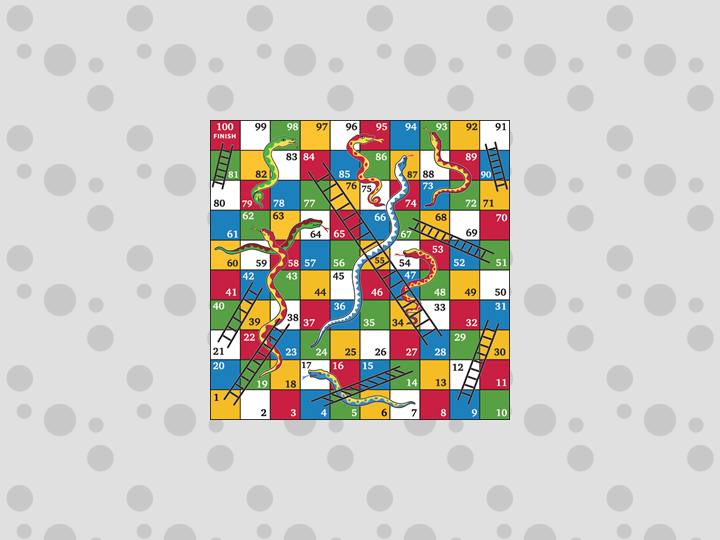

Below is a game level as drawn by its tile map, then a one-line description and the .tmx that defines it (tile-layer data replaced by summaries):
An orthogonal 24x18 tile map with 30x30 px tiles, 3 tile layers (Background, Board2, Tile Layer 3), 2 tilesets and 40 objects (40x singleTile).

<map version="1.0" tiledversion="1.1.6" orientation="orthogonal" renderorder="right-down" width="24" height="18" tilewidth="30" tileheight="30" infinite="0" nextobjectid="81">
 <tileset firstgid="1" name="snake-and-ladder-game-logo-71E36F097B-seeklogo.com_" tilewidth="30" tileheight="30" tilecount="100" columns="10">
  <image source="snake-and-ladder-game-logo-71E36F097B-seeklogo.com_.png" width="300" height="300" />
 </tileset>
 <tileset firstgid="101" name="drawing" tilewidth="30" tileheight="30" tilecount="16" columns="4">
  <image source="drawing.png" width="120" height="120" />
 </tileset>
 <layer name="Background" width="24" height="18">
  <data>[432 cells, 432 non-empty, 16 distinct tile ids]</data>
 </layer>
 <layer name="Board2" width="24" height="18" offsetx="210" offsety="120">
  <data>[432 cells, 100 non-empty, 100 distinct tile ids]</data>
 </layer>
 <layer name="Tile Layer 3" width="24" height="18">
  <data>[432 cells, 0 non-empty, 0 distinct tile ids]</data>
 </layer>
 <objectgroup name="Tiles">
  <object id="4" name="tile1" type="singleTile" x="211" y="390" width="29" height="29">
   <properties>
    <property name="No." type="int" value="1" />
   </properties>
  </object>
  <object id="9" name="tile2" type="singleTile" x="241" y="390" width="29" height="29">
   <properties>
    <property name="No." type="int" value="2" />
   </properties>
  </object>
  <object id="10" name="tile3" type="singleTile" x="271" y="390" width="29" height="29">
   <properties>
    <property name="No." type="int" value="3" />
   </properties>
  </object>
  <object id="11" name="tile4" type="singleTile" x="301" y="390" width="29" height="29">
   <properties>
    <property name="No." type="int" value="4" />
    <property name="color" type="color" value="#ffffff00" />
    <property name="lecture" value="algebra" />
   </properties>
  </object>
  <object id="12" name="tile5" type="singleTile" x="331" y="390" width="29" height="29">
   <properties>
    <property name="No." type="int" value="5" />
   </properties>
  </object>
  <object id="13" name="tile6" type="singleTile" x="361" y="390" width="29" height="29">
   <properties>
    <property name="No." type="int" value="6" />
   </properties>
  </object>
  <object id="14" name="tile7" type="singleTile" x="391" y="390" width="29" height="29">
   <properties>
    <property name="No." type="int" value="7" />
   </properties>
  </object>
  <object id="15" name="tile8" type="singleTile" x="421" y="390" width="29" height="29">
   <properties>
    <property name="No." type="int" value="8" />
   </properties>
  </object>
  <object id="16" name="tile9" type="singleTile" x="451" y="390" width="29" height="29">
   <properties>
    <property name="No." type="int" value="9" />
   </properties>
  </object>
  <object id="17" name="tile10" type="singleTile" x="481" y="390" width="29" height="29">
   <properties>
    <property name="No." type="int" value="10" />
   </properties>
  </object>
  <object id="19" name="tile11" type="singleTile" x="481" y="360" width="29" height="29">
   <properties>
    <property name="No." type="int" value="11" />
   </properties>
  </object>
  <object id="20" name="tile12" type="singleTile" x="451" y="360" width="29" height="29">
   <properties>
    <property name="No." type="int" value="12" />
   </properties>
  </object>
  <object id="21" name="tile13" type="singleTile" x="421" y="360" width="29" height="29">
   <properties>
    <property name="No." type="int" value="13" />
   </properties>
  </object>
  <object id="22" name="tile14" type="singleTile" x="391" y="360" width="29" height="29">
   <properties>
    <property name="No." type="int" value="14" />
   </properties>
  </object>
  <object id="23" name="tile15" type="singleTile" x="361" y="360" width="29" height="29">
   <properties>
    <property name="No." type="int" value="15" />
   </properties>
  </object>
  <object id="24" name="tile16" type="singleTile" x="331" y="360" width="29" height="29">
   <properties>
    <property name="No." type="int" value="16" />
   </properties>
  </object>
  <object id="25" name="tile17" type="singleTile" x="301" y="360" width="29" height="29">
   <properties>
    <property name="No." type="int" value="17" />
   </properties>
  </object>
  <object id="26" name="tile18" type="singleTile" x="271" y="360" width="29" height="29">
   <properties>
    <property name="No." type="int" value="18" />
   </properties>
  </object>
  <object id="27" name="tile19" type="singleTile" x="241" y="360" width="29" height="29">
   <properties>
    <property name="No." type="int" value="19" />
   </properties>
  </object>
  <object id="28" name="tile20" type="singleTile" x="211" y="360" width="29" height="29">
   <properties>
    <property name="No." type="int" value="20" />
   </properties>
  </object>
  <object id="61" name="tile21" type="singleTile" x="210.875" y="329.875" width="29" height="29">
   <properties>
    <property name="No." type="int" value="21" />
   </properties>
  </object>
  <object id="62" name="tile22" type="singleTile" x="240.875" y="329.875" width="29" height="29">
   <properties>
    <property name="No." type="int" value="22" />
   </properties>
  </object>
  <object id="63" name="tile23" type="singleTile" x="270.875" y="329.875" width="29" height="29">
   <properties>
    <property name="No." type="int" value="23" />
   </properties>
  </object>
  <object id="64" name="tile24" type="singleTile" x="300.875" y="329.875" width="29" height="29">
   <properties>
    <property name="No." type="int" value="24" />
   </properties>
  </object>
  <object id="65" name="tile25" type="singleTile" x="330.875" y="329.875" width="29" height="29">
   <properties>
    <property name="No." type="int" value="25" />
   </properties>
  </object>
  <object id="66" name="tile26" type="singleTile" x="360.875" y="329.875" width="29" height="29">
   <properties>
    <property name="No." type="int" value="26" />
   </properties>
  </object>
  <object id="67" name="tile27" type="singleTile" x="390.875" y="329.875" width="29" height="29">
   <properties>
    <property name="No." type="int" value="27" />
   </properties>
  </object>
  <object id="68" name="tile28" type="singleTile" x="420.875" y="329.875" width="29" height="29">
   <properties>
    <property name="No." type="int" value="28" />
   </properties>
  </object>
  <object id="69" name="tile29" type="singleTile" x="450.875" y="329.875" width="29" height="29">
   <properties>
    <property name="No." type="int" value="29" />
   </properties>
  </object>
  <object id="70" name="tile30" type="singleTile" x="480.875" y="329.875" width="29" height="29">
   <properties>
    <property name="No." type="int" value="30" />
   </properties>
  </object>
  <object id="71" name="tile30" type="singleTile" x="480.909" y="299.909" width="29" height="29">
   <properties>
    <property name="No." type="int" value="30" />
   </properties>
  </object>
  <object id="72" name="tile29" type="singleTile" x="450.909" y="299.909" width="29" height="29">
   <properties>
    <property name="No." type="int" value="29" />
   </properties>
  </object>
  <object id="73" name="tile28" type="singleTile" x="420.909" y="299.909" width="29" height="29">
   <properties>
    <property name="No." type="int" value="28" />
   </properties>
  </object>
  <object id="74" name="tile27" type="singleTile" x="390.909" y="299.909" width="29" height="29">
   <properties>
    <property name="No." type="int" value="27" />
   </properties>
  </object>
  <object id="75" name="tile26" type="singleTile" x="360.909" y="299.909" width="29" height="29">
   <properties>
    <property name="No." type="int" value="26" />
   </properties>
  </object>
  </objectgroup>
</map>
<!-- 5 of 40 objects omitted -->
